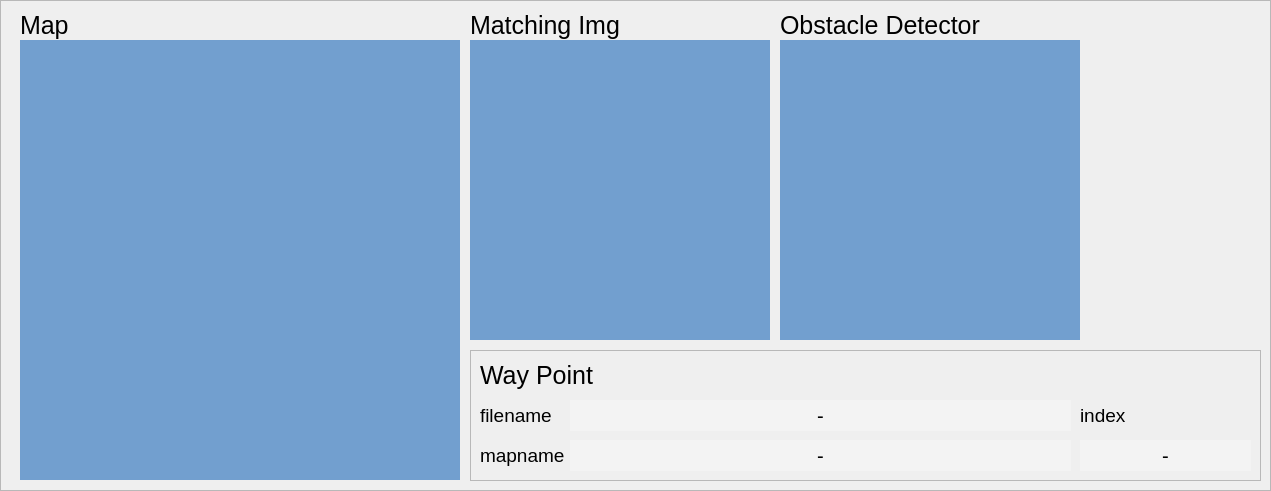
   <widget class="QFrame" name="frame_map">
    <property name="geometry">
     <rect>
      <x>10</x>
      <y>10</y>
      <width>1271</width>
      <height>491</height>
     </rect>
    </property>
    <property name="frameShape">
     <enum>QFrame::StyledPanel</enum>
    </property>
    <property name="frameShadow">
     <enum>QFrame::Raised</enum>
    </property>
    <widget class="QLabel" name="img_obstacle_detector">
     <property name="geometry">
      <rect>
       <x>780</x>
       <y>40</y>
       <width>300</width>
       <height>300</height>
      </rect>
     </property>
     <property name="styleSheet">
      <string notr="true">background-color: rgb(114, 159, 207);</string>
     </property>
     <property name="text">
      <string/>
     </property>
    </widget>
    <widget class="QLabel" name="label_obstacle_detector">
     <property name="geometry">
      <rect>
       <x>780</x>
       <y>10</y>
       <width>301</width>
       <height>31</height>
      </rect>
     </property>
     <property name="font">
      <font>
       <pointsize>19</pointsize>
      </font>
     </property>
     <property name="text">
      <string>Obstacle Detector</string>
     </property>
    </widget>
    <widget class="QLabel" name="img_matcing_img">
     <property name="geometry">
      <rect>
       <x>470</x>
       <y>40</y>
       <width>300</width>
       <height>300</height>
      </rect>
     </property>
     <property name="styleSheet">
      <string notr="true">background-color: rgb(114, 159, 207);</string>
     </property>
     <property name="text">
      <string/>
     </property>
    </widget>
    <widget class="QLabel" name="label_matching_img">
     <property name="geometry">
      <rect>
       <x>470</x>
       <y>10</y>
       <width>301</width>
       <height>31</height>
      </rect>
     </property>
     <property name="font">
      <font>
       <pointsize>19</pointsize>
      </font>
     </property>
     <property name="text">
      <string>Matching Img</string>
     </property>
    </widget>
    <widget class="QLabel" name="img_map">
     <property name="geometry">
      <rect>
       <x>20</x>
       <y>40</y>
       <width>440</width>
       <height>440</height>
      </rect>
     </property>
     <property name="toolTip">
      <string>&lt;html&gt;&lt;head/&gt;&lt;body&gt;&lt;p&gt;&lt;br/&gt;&lt;/p&gt;&lt;/body&gt;&lt;/html&gt;</string>
     </property>
     <property name="styleSheet">
      <string notr="true">background-color:rgb(114, 159, 207);</string>
     </property>
     <property name="text">
      <string/>
     </property>
    </widget>
    <widget class="QLabel" name="label_map">
     <property name="geometry">
      <rect>
       <x>20</x>
       <y>10</y>
       <width>441</width>
       <height>31</height>
      </rect>
     </property>
     <property name="font">
      <font>
       <family>Ubuntu</family>
       <pointsize>19</pointsize>
       <weight>50</weight>
       <bold>false</bold>
      </font>
     </property>
     <property name="text">
      <string>Map</string>
     </property>
    </widget>
    <widget class="QFrame" name="frame_waypoint">
     <property name="geometry">
      <rect>
       <x>470</x>
       <y>350</y>
       <width>791</width>
       <height>131</height>
      </rect>
     </property>
     <property name="frameShape">
      <enum>QFrame::StyledPanel</enum>
     </property>
     <property name="frameShadow">
      <enum>QFrame::Raised</enum>
     </property>
     <widget class="QLabel" name="label_waypoint_2">
      <property name="geometry">
       <rect>
        <x>10</x>
        <y>10</y>
        <width>121</width>
        <height>31</height>
       </rect>
      </property>
      <property name="font">
       <font>
        <pointsize>19</pointsize>
       </font>
      </property>
      <property name="text">
       <string>Way Point</string>
      </property>
     </widget>
     <widget class="QLabel" name="label_waypoint_file">
      <property name="geometry">
       <rect>
        <x>10</x>
        <y>50</y>
        <width>91</width>
        <height>31</height>
       </rect>
      </property>
      <property name="font">
       <font>
        <pointsize>14</pointsize>
       </font>
      </property>
      <property name="text">
       <string>filename</string>
      </property>
     </widget>
     <widget class="QLabel" name="label_waypoint_index">
      <property name="geometry">
       <rect>
        <x>610</x>
        <y>50</y>
        <width>81</width>
        <height>31</height>
       </rect>
      </property>
      <property name="font">
       <font>
        <pointsize>14</pointsize>
       </font>
      </property>
      <property name="text">
       <string>index</string>
      </property>
     </widget>
     <widget class="QLabel" name="box_waypoint_file">
      <property name="geometry">
       <rect>
        <x>100</x>
        <y>50</y>
        <width>501</width>
        <height>31</height>
       </rect>
      </property>
      <property name="font">
       <font>
        <pointsize>15</pointsize>
       </font>
      </property>
      <property name="styleSheet">
       <string notr="true">background-color: rgb(243, 243, 243);</string>
      </property>
      <property name="text">
       <string>-</string>
      </property>
      <property name="alignment">
       <set>Qt::AlignCenter</set>
      </property>
     </widget>
     <widget class="QLabel" name="box_waypoint_index">
      <property name="geometry">
       <rect>
        <x>610</x>
        <y>90</y>
        <width>171</width>
        <height>31</height>
       </rect>
      </property>
      <property name="font">
       <font>
        <pointsize>15</pointsize>
       </font>
      </property>
      <property name="styleSheet">
       <string notr="true">background-color: rgb(243, 243, 243);</string>
      </property>
      <property name="text">
       <string>-</string>
      </property>
      <property name="alignment">
       <set>Qt::AlignCenter</set>
      </property>
     </widget>
     <widget class="QLabel" name="box_waypoint_map">
      <property name="geometry">
       <rect>
        <x>100</x>
        <y>90</y>
        <width>501</width>
        <height>31</height>
       </rect>
      </property>
      <property name="font">
       <font>
        <pointsize>15</pointsize>
       </font>
      </property>
      <property name="styleSheet">
       <string notr="true">background-color: rgb(243, 243, 243);</string>
      </property>
      <property name="text">
       <string>-</string>
      </property>
      <property name="alignment">
       <set>Qt::AlignCenter</set>
      </property>
     </widget>
     <widget class="QLabel" name="label_waypoint_map">
      <property name="geometry">
       <rect>
        <x>10</x>
        <y>90</y>
        <width>91</width>
        <height>31</height>
       </rect>
      </property>
      <property name="font">
       <font>
        <pointsize>14</pointsize>
       </font>
      </property>
      <property name="text">
       <string>mapname</string>
      </property>
     </widget>
    </widget>
   </widget>
